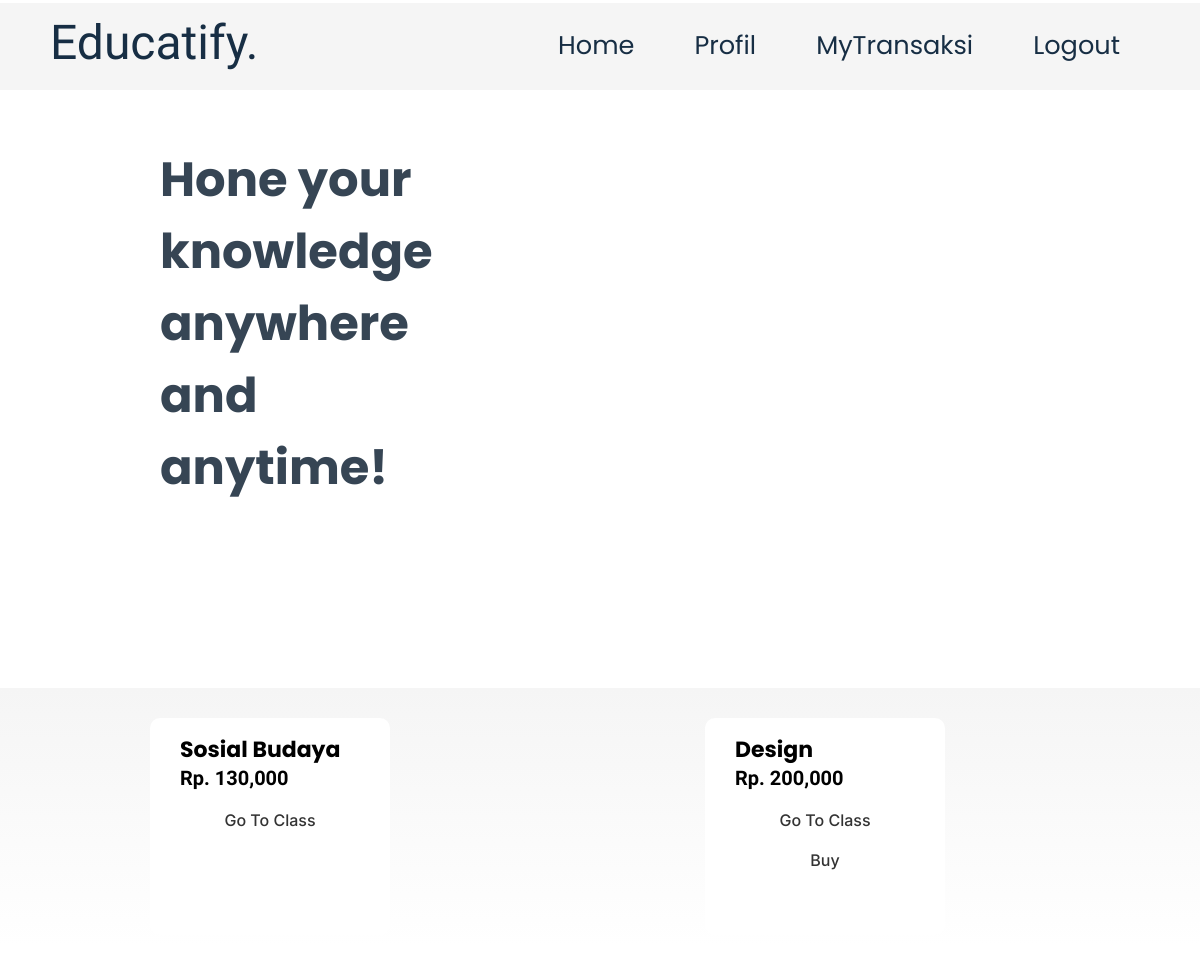
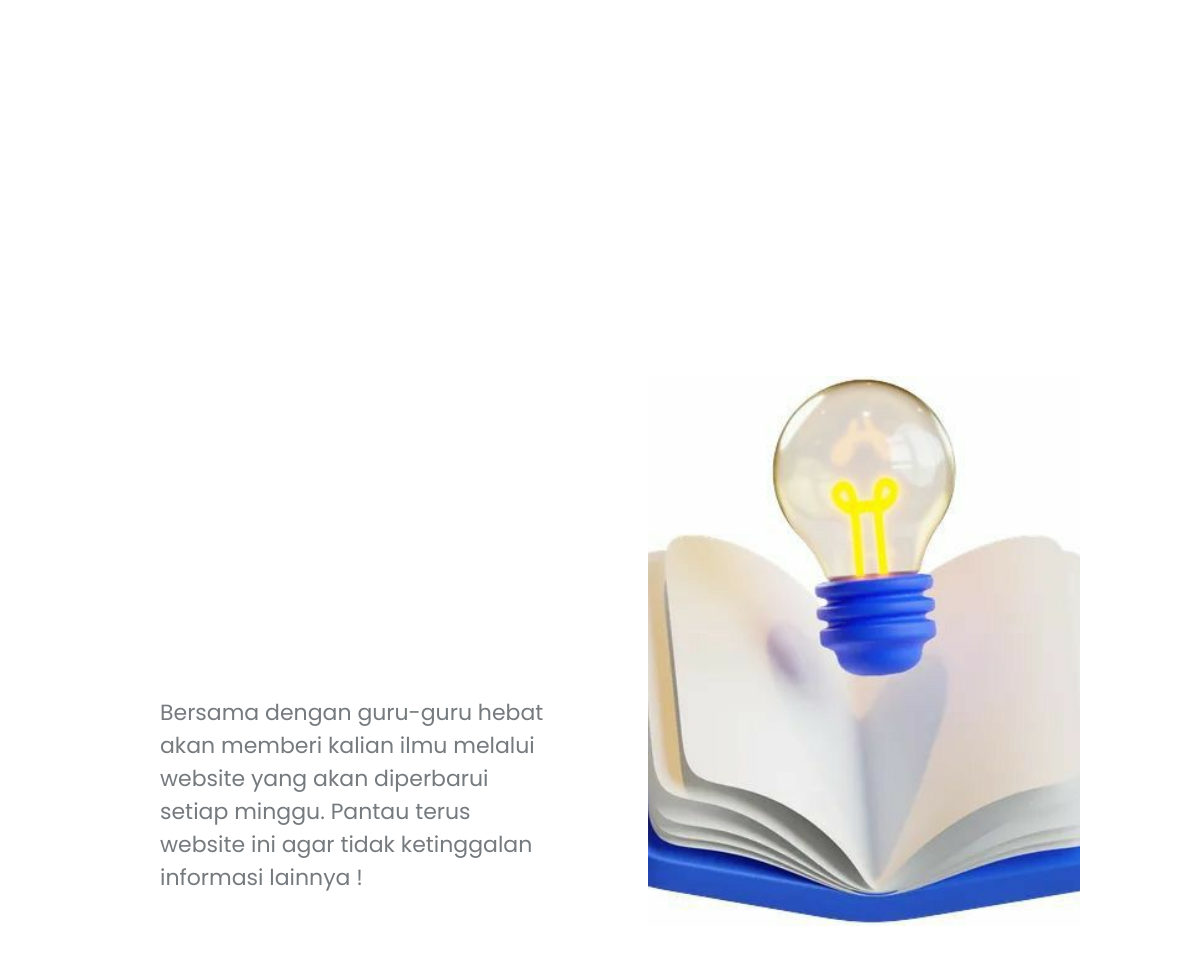
Screenshot of /user/index.php (signed in) with the database file from the repository (2 pictures, top to bottom).
### tables this page shows
CREATE TABLE `kelas` (
  `id_kelas` int(11) NOT NULL,
  `nama_kelas` varchar(100) NOT NULL,
  `id_user` int(11) NOT NULL,
  `harga` int(30) NOT NULL,
  `image` varchar(100) NOT NULL
);

### user/index.php (the view, shortened to what this page needs)
<!DOCTYPE html>
<html lang="en">
<head>
    <link rel="stylesheet" href="index.css">
</head>
<body>
    <div class="buku-biru"></div>
    <?php include "navbaruser.php"; ?>
    <div class="opening">
        <h1>Hone your knowledge anywhere and anytime!</h1>
        <p>Bersama dengan guru-guru hebat akan memberi kalian ilmu melalui website yang akan diperbarui setiap minggu.
            Pantau terus website ini agar tidak ketinggalan informasi lainnya !</p>
    </div>
    <div class="container" id="home">
        <?php
        include '../koneksi.php';
        $id_user = $_SESSION["id_user"];
        $query_mysqli = mysqli_query($mysqli, "SELECT * FROM kelas") or die(mysqli_error($mysqli));
        while ($data = mysqli_fetch_array($query_mysqli)) {
            $id = $data["id_kelas"];
            $sql_join = "SELECT *
            FROM transaksi
            JOIN kelas ON transaksi.id_kelas = kelas.id_kelas
            JOIN user ON transaksi.id_user = user.id_user where transaksi.id_user = $id_user and transaksi.id_kelas = $id
            ";
            $query_join = mysqli_query($mysqli, $sql_join) or die(mysqli_error($mysqli));
            $cek = mysqli_num_rows($query_join);
            ?>
            <div class="kelas">
                <h3><?php echo $data['nama_kelas']; ?></h3>
                <h4><?php echo "Rp. " . number_format($data['harga']); ?></h4>
                <a href="kelas.php?id_kelas=<?php echo $id; ?>">Go To Class</a>
                <?php if ($cek == 0) {
                    echo '<a href="buy.php?id=' . $id . '">Buy</a>';
                } ?>
            </div>
        <?php } ?>
    </div>
</body>
</html>

### user/index.css (style rules this page uses)
* { margin: 0; padding: 0; box-sizing: border-box; }
html { scroll-behavior: smooth; }
.buku-biru { background: url(../elements/buku-biru.jpeg) 50% / cover no-repeat; position: absolute; right: 10%; bottom: 4.5rem; height: 550px; width: 36%; }
.opening h1 { top: 20px; height: 56vh; float: left; left: 11%; width: 50%; padding: 9rem 10rem 5rem 10rem; color: #364554; font-family: "Poppins"; font-weight: 700; font-size: 48px; }
.opening p { padding: 9rem 10rem 3rem 10rem; position: absolute; text-align: left; height: 55vh; width: 60%; bottom: 6px; font-size: 22px; font-weight: 400; font-family: "Poppins"; color: #757a7e; }
.container { display: grid; grid-template-columns: repeat(3, 1fr); gap: 15px; background: linear-gradient(#f5f5f5, #ffffff); position: absolute; top: 43rem; right: 0%; }
.kelas { background-color: #ffffff; border-radius: 10px; height: auto; width: 15rem; padding: 15px 30px 50px 30px; margin: 30px 150px 11px 150px; }
.kelas h3 { font-family: "Poppins"; font-weight: 700; font-size: 22px; }
.kelas h4 { font-family: "Maven Pro"; font-weight: 600; font-size: 20px; margin-bottom: 15px; }
.kelas a { display: grid; color: #333; border-radius: 5px; text-decoration: none; font-family: "Inter"; font-weight: 500; font-size: 16px; text-align: center; padding: 5px 10px 5px 10px; margin: 10px 5px; }

### rows the page displays
kelas: nama_kelas "Sosial Budaya", harga "130,000"
kelas: nama_kelas "Design", harga "200,000"
